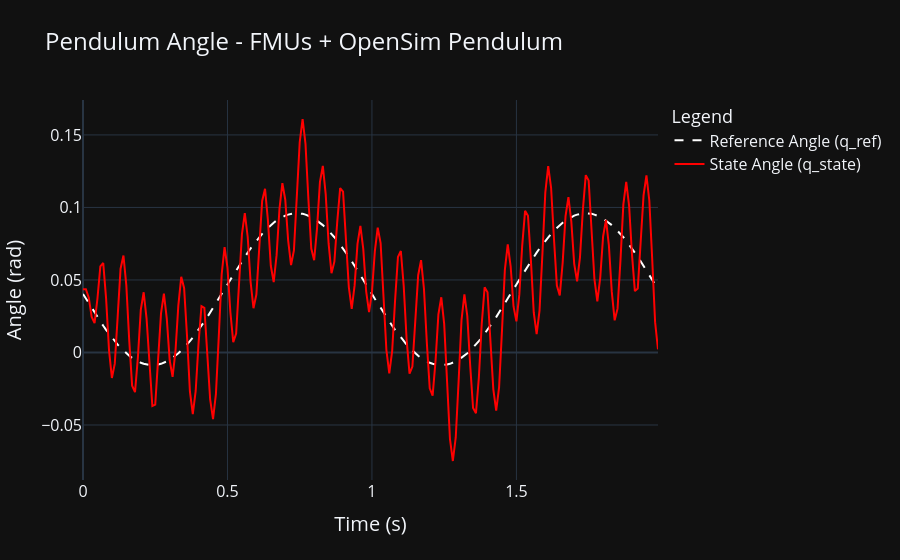

Notebook code cell kept with this figure:
### Markdown cell above
**7. Plot the results**

### Code cell
import numpy as np
t_vals = [row['t'] for row in rows]
q_ref_vals = [row['q_ref'] for row in rows]
q_state_vals = [row['q_state'] for row in rows]
omega_state_vals = [row['omega_state'] for row in rows]

# Create a simple plotly figure for the q_ref and q_state over time
import plotly.graph_objects as go
fig = go.Figure()
fig.add_trace(go.Scatter(x=t_vals, y=q_ref_vals, mode='lines',
                            name='Reference Angle (q_ref)', line=dict(color='white', dash='dash')))
fig.add_trace(go.Scatter(x=t_vals, y=q_state_vals, mode='lines',
                            name='State Angle (q_state)', line=dict(color='red')))
fig.update_layout(
    title={'text': 'Pendulum Angle - FMUs + OpenSim Pendulum', 'font': {'size': 24}},
    xaxis_title={'text': 'Time (s)', 'font': {'size': 20}},
    yaxis_title={'text': 'Angle (rad)', 'font': {'size': 20}},
    legend_title={'text': 'Legend', 'font': {'size': 18}},
    font={'size': 16},
    template='plotly_dark'
)
# save the figure

fig.show()

### Figure 1 — Plotly figure (JSON) as saved in the notebook; plotly's stock layout.template omitted (floating-point values rounded to 4 significant figures; data arrays with more than 128 entries replaced by an {"elided": "..."} marker saying what was removed)
{"data": [{"line": {"color": "white", "dash": "dash"}, "mode": "lines", "name": "Reference Angle (q_ref)", "type": "scatter", "x": {"elided": "200 float values"}, "y": {"elided": "200 float values"}}, {"line": {"color": "red"}, "mode": "lines", "name": "State Angle (q_state)", "type": "scatter", "x": {"elided": "200 float values"}, "y": {"elided": "200 float values"}}], "layout": {"font": {"size": 16}, "legend": {"title": {"font": {"size": 18}, "text": "Legend"}}, "title": {"font": {"size": 24}, "text": "Pendulum Angle - FMUs + OpenSim Pendulum"}, "xaxis": {"title": {"font": {"size": 20}, "text": "Time (s)"}}, "yaxis": {"title": {"font": {"size": 20}, "text": "Angle (rad)"}}}}
